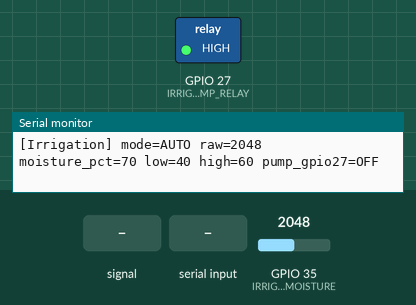
This sketch was run on a simulated ESP32. Parts: switched loads named in the sketch (green lamp = pin HIGH), the last lines printed to the serial monitor. The inputs (shaded band) are chosen by the test bench; at power-on: GPIO 35 (IRRIGATION_MOISTURE) = 2048.

Above: at 1.2 s.
1.3 s: GPIO 35 (IRRIGATION_MOISTURE) fed a 200 Hz sine of ±1023 counts around its level
4.3 s: "o" received over Serial
6.0 s: "a" received over Serial
At 7.07 s:
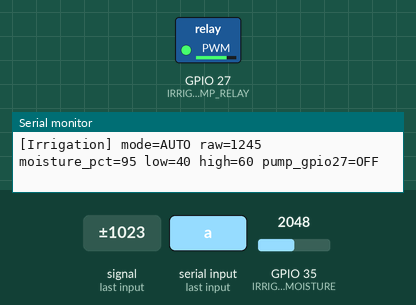
9.0 s: GPIO 35 (IRRIGATION_MOISTURE) set to 2866
10.5 s: GPIO 35 (IRRIGATION_MOISTURE) set to 3004
At 11.2 s:
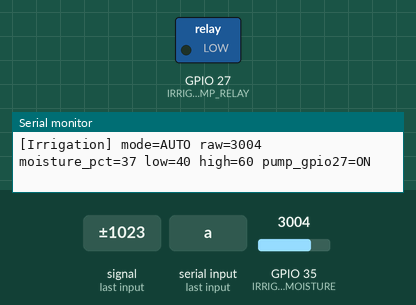
12.0 s: "f" received over Serial
At 12.4 s:
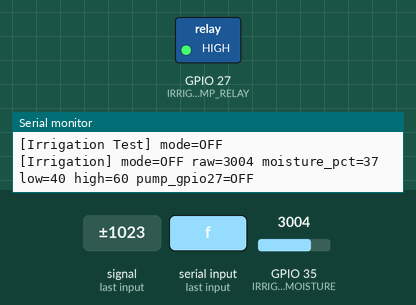
Timing chart, 0 to 14.5 s (numbered marks = the images above; inputs shaded):
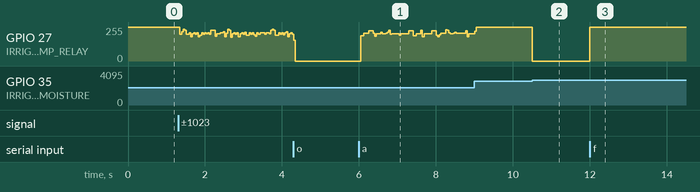

Measured:
- the behaviour switches between 2937 and 2938 on GPIO 35 (IRRIGATION_MOISTURE) (found by bisection; images 1 and 2)
- after the input at 10.5 s, GPIO 27 (IRRIGATION_PUMP_RELAY): 255/255 → 0/255 at once
- after the input at 12.0 s, GPIO 27 (IRRIGATION_PUMP_RELAY): 0/255 → 255/255 at once

The sketch:

Irrigation_Test.ino
```cpp
#include <Arduino.h>

#define IRRIGATION_MOISTURE 35
#define IRRIGATION_PUMP_RELAY 27
#define IRRIGATION_RELAY_ACTIVE_LOW true

#define SOIL_ADC_DRY 4095
#define SOIL_ADC_WET 1200
#define IRRIGATION_LOW_THRESHOLD 40
#define IRRIGATION_HIGH_THRESHOLD 60
#define PRINT_MS 500UL

static String mode = "AUTO";
static bool pumpOn = false;
static unsigned long lastPrint = 0;

int readMoisturePercent() {
    int raw = analogRead(IRRIGATION_MOISTURE);
    int percentage = map(raw, SOIL_ADC_DRY, SOIL_ADC_WET, 0, 100);
    return constrain(percentage, 0, 100);
}

void setPump(bool on) {
    bool outputHigh = IRRIGATION_RELAY_ACTIVE_LOW ? !on : on;
    digitalWrite(IRRIGATION_PUMP_RELAY, outputHigh ? HIGH : LOW);
    pumpOn = on;
}

void applyAutoHysteresis(int moisture) {
    if (moisture < IRRIGATION_LOW_THRESHOLD && !pumpOn) {
        setPump(true);
    } else if (moisture > IRRIGATION_HIGH_THRESHOLD && pumpOn) {
        setPump(false);
    }
}

void handleSerial() {
    if (!Serial.available()) return;

    char c = Serial.read();
    if (c == 'a') mode = "AUTO";
    if (c == 'o') mode = "ON";
    if (c == 'f') mode = "OFF";

    Serial.print("[Irrigation Test] mode=");
    Serial.println(mode);
}

void setup() {
    Serial.begin(115200);
    pinMode(IRRIGATION_MOISTURE, INPUT);
    pinMode(IRRIGATION_PUMP_RELAY, OUTPUT);
    setPump(false);

    Serial.println("[Irrigation Test] moisture=GPIO35, relay=GPIO27");
    Serial.println("[Commands] a=AUTO, o=ON, f=OFF");
}

void loop() {
    handleSerial();

    unsigned long now = millis();
    int raw = analogRead(IRRIGATION_MOISTURE);
    int moisture = readMoisturePercent();

    if (mode == "ON") {
        setPump(true);
    } else if (mode == "OFF") {
        setPump(false);
    } else {
        applyAutoHysteresis(moisture);
    }

    if (now - lastPrint >= PRINT_MS) {
        lastPrint = now;
        Serial.print("[Irrigation] mode=");
        Serial.print(mode);
        Serial.print(" raw=");
        Serial.print(raw);
        Serial.print(" moisture_pct=");
        Serial.print(moisture);
        Serial.print(" low=");
        Serial.print(IRRIGATION_LOW_THRESHOLD);
        Serial.print(" high=");
        Serial.print(IRRIGATION_HIGH_THRESHOLD);
        Serial.print(" pump_gpio27=");
        Serial.println(pumpOn ? "ON" : "OFF");
    }
}
```
